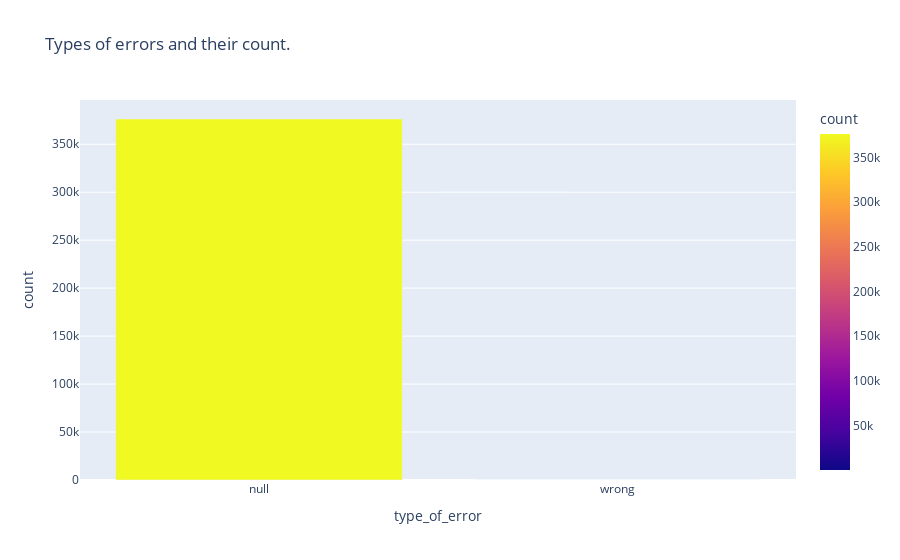

The cell this chart's notebook holds for it:
### Markdown cell above
Plotting the type of errors we encountered.

### Code cell
err_fig = px.bar(errors, x='type_of_error', y='count', 
             hover_data=['count'],
             title='Types of errors and their count.', 
             color='count',
             height=600)
err_fig.show()

### Figure 1 — Plotly figure (JSON) as saved in the notebook; plotly's stock layout.template omitted (floating-point values rounded to 4 significant figures)
{"data": [{"alignmentgroup": "True", "hovertemplate": "type_of_error=%{x}<br>count=%{marker.color}<extra></extra>", "legendgroup": "", "marker": {"color": [376318, 41], "coloraxis": "coloraxis", "pattern": {"shape": ""}}, "name": "", "offsetgroup": "", "orientation": "v", "showlegend": false, "textposition": "auto", "type": "bar", "x": ["null", "wrong"], "xaxis": "x", "y": [376318, 41], "yaxis": "y"}], "layout": {"autosize": true, "barmode": "relative", "coloraxis": {"colorbar": {"title": {"text": "count"}}, "colorscale": [[0, "#0d0887"], [0.1111, "#46039f"], [0.2222, "#7201a8"], [0.3333, "#9c179e"], [0.4444, "#bd3786"], [0.5556, "#d8576b"], [0.6667, "#ed7953"], [0.7778, "#fb9f3a"], [0.8889, "#fdca26"], [1, "#f0f921"]]}, "legend": {"tracegroupgap": 0}, "title": {"text": "Types of errors and their count."}, "xaxis": {"anchor": "y", "autorange": true, "domain": [0, 1], "range": [-0.5, 1.5], "title": {"text": "type_of_error"}, "type": "category"}, "yaxis": {"anchor": "x", "autorange": true, "domain": [0, 1], "range": [0, 396100.0], "title": {"text": "count"}, "type": "linear"}}}
